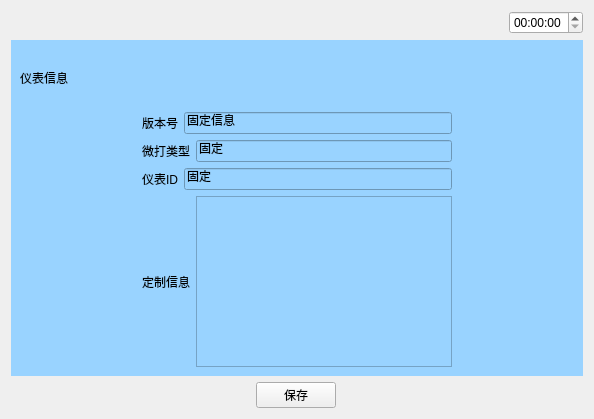
<?xml version="1.0" encoding="UTF-8"?>
<ui version="4.0">
 <class>Yibiaoxinxi_product</class>
 <widget class="QWidget" name="Yibiaoxinxi_product">
  <property name="geometry">
   <rect>
    <x>0</x>
    <y>0</y>
    <width>594</width>
    <height>419</height>
   </rect>
  </property>
  <property name="windowTitle">
   <string>Form</string>
  </property>
  <layout class="QVBoxLayout" name="verticalLayout_3" stretch="1,5,1">
   <item>
    <layout class="QHBoxLayout" name="horizontalLayout_5">
     <item>
      <widget class="QPushButton" name="pushButton">
       <property name="text">
        <string/>
       </property>
       <property name="icon">
        <iconset resource="myimages.qrc">
         <normaloff>:/image/images/4g.png</normaloff>:/image/images/4g.png</iconset>
       </property>
       <property name="flat">
        <bool>true</bool>
       </property>
      </widget>
     </item>
     <item>
      <widget class="QPushButton" name="pushButton_2">
       <property name="text">
        <string/>
       </property>
       <property name="icon">
        <iconset resource="myimages.qrc">
         <normaloff>:/image/images/wireless.svg</normaloff>:/image/images/wireless.svg</iconset>
       </property>
       <property name="flat">
        <bool>true</bool>
       </property>
      </widget>
     </item>
     <item>
      <widget class="QPushButton" name="pushButton_3">
       <property name="text">
        <string/>
       </property>
       <property name="icon">
        <iconset resource="myimages.qrc">
         <normaloff>:/image/images/bl.svg</normaloff>:/image/images/bl.svg</iconset>
       </property>
       <property name="flat">
        <bool>true</bool>
       </property>
      </widget>
     </item>
     <item>
      <widget class="QPushButton" name="pushButton_4">
       <property name="text">
        <string/>
       </property>
       <property name="icon">
        <iconset resource="myimages.qrc">
         <normaloff>:/image/images/locate.svg</normaloff>:/image/images/locate.svg</iconset>
       </property>
       <property name="flat">
        <bool>true</bool>
       </property>
      </widget>
     </item>
     <item>
      <spacer name="horizontalSpacer_4">
       <property name="orientation">
        <enum>Qt::Horizontal</enum>
       </property>
       <property name="sizeHint" stdset="0">
        <size>
         <width>40</width>
         <height>20</height>
        </size>
       </property>
      </spacer>
     </item>
     <item>
      <widget class="QTimeEdit" name="timeEdit_2"/>
     </item>
    </layout>
   </item>
   <item>
    <widget class="QWidget" name="widget" native="true">
     <property name="sizePolicy">
      <sizepolicy hsizetype="Preferred" vsizetype="Preferred">
       <horstretch>0</horstretch>
       <verstretch>0</verstretch>
      </sizepolicy>
     </property>
     <property name="contextMenuPolicy">
      <enum>Qt::DefaultContextMenu</enum>
     </property>
     <property name="styleSheet">
      <string notr="true">background-color: rgb(153, 211, 255);</string>
     </property>
     <layout class="QVBoxLayout" name="verticalLayout_2">
      <item>
       <spacer name="verticalSpacer">
        <property name="orientation">
         <enum>Qt::Vertical</enum>
        </property>
        <property name="sizeHint" stdset="0">
         <size>
          <width>20</width>
          <height>40</height>
         </size>
        </property>
       </spacer>
      </item>
      <item>
       <layout class="QHBoxLayout" name="horizontalLayout">
        <item>
         <widget class="QLabel" name="label">
          <property name="text">
           <string>仪表信息</string>
          </property>
         </widget>
        </item>
        <item>
         <spacer name="horizontalSpacer">
          <property name="orientation">
           <enum>Qt::Horizontal</enum>
          </property>
          <property name="sizeHint" stdset="0">
           <size>
            <width>40</width>
            <height>20</height>
           </size>
          </property>
         </spacer>
        </item>
        <item>
         <layout class="QVBoxLayout" name="verticalLayout"/>
        </item>
       </layout>
      </item>
      <item>
       <spacer name="verticalSpacer_2">
        <property name="orientation">
         <enum>Qt::Vertical</enum>
        </property>
        <property name="sizeHint" stdset="0">
         <size>
          <width>20</width>
          <height>40</height>
         </size>
        </property>
       </spacer>
      </item>
      <item>
       <layout class="QHBoxLayout" name="horizontalLayout_13">
        <item>
         <spacer name="horizontalSpacer_5">
          <property name="orientation">
           <enum>Qt::Horizontal</enum>
          </property>
          <property name="sizeHint" stdset="0">
           <size>
            <width>40</width>
            <height>20</height>
           </size>
          </property>
         </spacer>
        </item>
        <item>
         <layout class="QVBoxLayout" name="verticalLayout_4">
          <item>
           <layout class="QHBoxLayout" name="horizontalLayout_7">
            <item>
             <widget class="QLabel" name="label_6">
              <property name="text">
               <string>版本号</string>
              </property>
             </widget>
            </item>
            <item>
             <widget class="QLineEdit" name="version">
              <property name="text">
               <string>固定信息</string>
              </property>
              <property name="readOnly">
               <bool>true</bool>
              </property>
             </widget>
            </item>
           </layout>
          </item>
          <item>
           <layout class="QHBoxLayout" name="horizontalLayout_8">
            <item>
             <widget class="QLabel" name="label_7">
              <property name="text">
               <string>微打类型</string>
              </property>
             </widget>
            </item>
            <item>
             <widget class="QLineEdit" name="microType">
              <property name="text">
               <string>固定</string>
              </property>
              <property name="readOnly">
               <bool>true</bool>
              </property>
             </widget>
            </item>
           </layout>
          </item>
          <item>
           <layout class="QHBoxLayout" name="horizontalLayout_9">
            <item>
             <widget class="QLabel" name="label_8">
              <property name="text">
               <string>仪表ID</string>
              </property>
             </widget>
            </item>
            <item>
             <widget class="QLineEdit" name="insId">
              <property name="text">
               <string>固定</string>
              </property>
              <property name="readOnly">
               <bool>true</bool>
              </property>
             </widget>
            </item>
           </layout>
          </item>
          <item>
           <layout class="QHBoxLayout" name="horizontalLayout_10"/>
          </item>
          <item>
           <layout class="QHBoxLayout" name="horizontalLayout_11"/>
          </item>
          <item>
           <layout class="QHBoxLayout" name="horizontalLayout_12">
            <item>
             <widget class="QLabel" name="label_26">
              <property name="text">
               <string>定制信息</string>
              </property>
             </widget>
            </item>
            <item>
             <widget class="QTextEdit" name="custInfo"/>
            </item>
           </layout>
          </item>
         </layout>
        </item>
        <item>
         <spacer name="horizontalSpacer_10">
          <property name="orientation">
           <enum>Qt::Horizontal</enum>
          </property>
          <property name="sizeHint" stdset="0">
           <size>
            <width>40</width>
            <height>20</height>
           </size>
          </property>
         </spacer>
        </item>
       </layout>
      </item>
     </layout>
    </widget>
   </item>
   <item>
    <layout class="QHBoxLayout" name="horizontalLayout_2">
     <item>
      <widget class="QPushButton" name="returnIndex">
       <property name="font">
        <font>
         <family>AR PL UMing TW MBE</family>
        </font>
       </property>
       <property name="styleSheet">
        <string notr="true">border-image: url(:/image/images/index.svg);</string>
       </property>
       <property name="text">
        <string/>
       </property>
       <property name="icon">
        <iconset resource="myimages.qrc">
         <normaloff>:/image/images/index.svg</normaloff>:/image/images/index.svg</iconset>
       </property>
       <property name="iconSize">
        <size>
         <width>40</width>
         <height>40</height>
        </size>
       </property>
       <property name="flat">
        <bool>true</bool>
       </property>
      </widget>
     </item>
     <item>
      <spacer name="horizontalSpacer_2">
       <property name="orientation">
        <enum>Qt::Horizontal</enum>
       </property>
       <property name="sizeHint" stdset="0">
        <size>
         <width>40</width>
         <height>20</height>
        </size>
       </property>
      </spacer>
     </item>
     <item>
      <widget class="QPushButton" name="save">
       <property name="text">
        <string>保存</string>
       </property>
      </widget>
     </item>
     <item>
      <spacer name="horizontalSpacer_3">
       <property name="orientation">
        <enum>Qt::Horizontal</enum>
       </property>
       <property name="sizeHint" stdset="0">
        <size>
         <width>40</width>
         <height>20</height>
        </size>
       </property>
      </spacer>
     </item>
     <item>
      <widget class="QPushButton" name="returnPage">
       <property name="text">
        <string/>
       </property>
       <property name="icon">
        <iconset resource="myimages.qrc">
         <normaloff>:/image/images/shangyiye.svg</normaloff>:/image/images/shangyiye.svg</iconset>
       </property>
       <property name="iconSize">
        <size>
         <width>40</width>
         <height>40</height>
        </size>
       </property>
       <property name="flat">
        <bool>true</bool>
       </property>
      </widget>
     </item>
    </layout>
   </item>
  </layout>
 </widget>
 <resources>
  <include location="myimages.qrc"/>
 </resources>
 <connections/>
</ui>
